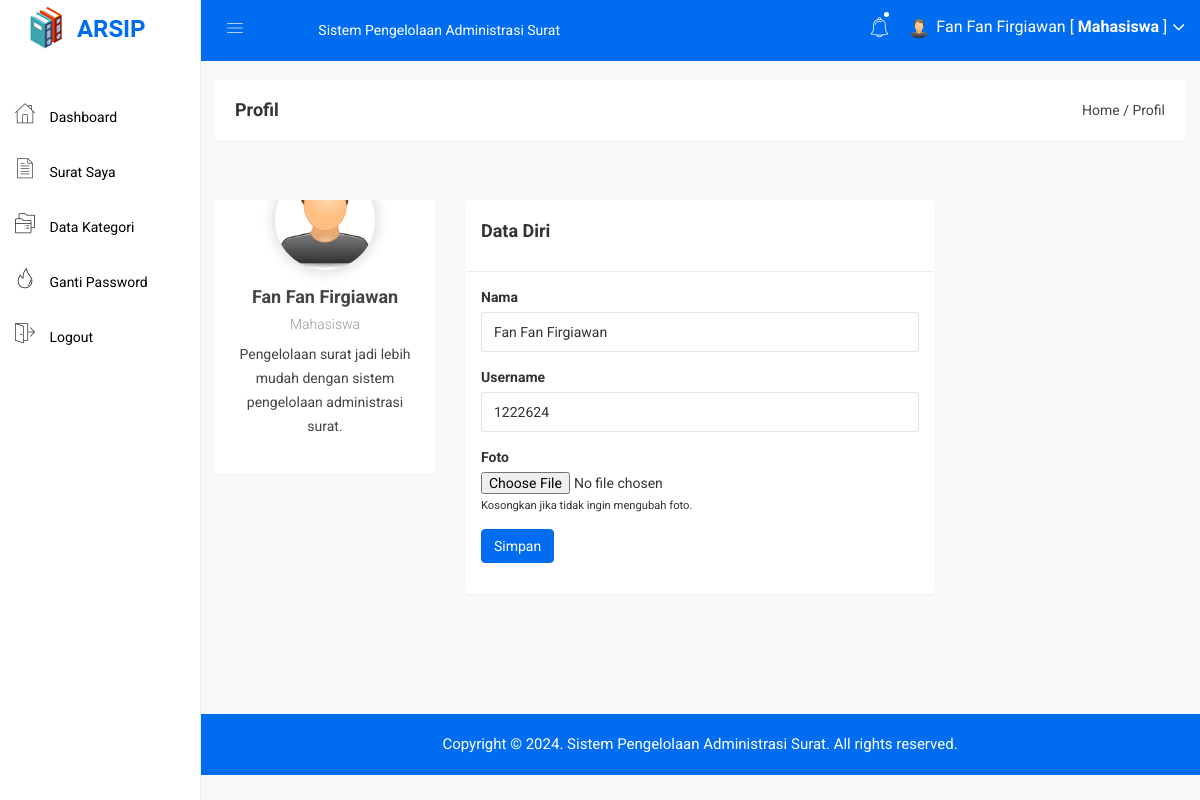
/mahasiswa/profil.php (signed in), run on the app's committed database.
### tables this page shows
CREATE TABLE `mahasiswa` (
  `mahasiswa_id` int NOT NULL,
  `mahasiswa_nama` varchar(255) NOT NULL,
  `mahasiswa_nim` varchar(100) NOT NULL,
  `mahasiswa_password` varchar(255) NOT NULL,
  `mahasiswa_foto` varchar(100) DEFAULT NULL
);

### mahasiswa/profil.php (the view, shortened to what this page needs)
<?php include 'header.php'; ?>
<div class="breadcome-area">
    <div class="container-fluid">
        <div class="row">
            <div class="col-lg-12 col-md-12 col-sm-12 col-xs-12">
                <div class="breadcome-list">
                    <div class="row">
                        <div class="col-lg-6 col-md-6 col-sm-6 col-xs-12">
                            <div class="breadcome-heading">
                                <h4 style="margin-bottom: 0px">Profil</h4>
                            </div>
                        </div>
                        <div class="col-lg-6 col-md-6 col-sm-6 col-xs-12">
                            <ul class="breadcome-menu" style="padding-top: 0px">
                                <li><a href="#">Home</a> <span class="bread-slash">/</span></li>
                                <li><span class="bread-blod">Profil</span></li>
                            </ul>
                        </div>
                    </div>
                </div>
            </div>
        </div>
    </div>
</div>
<div class="product-sales-area mg-tb-30">
    <div class="container-fluid">
        <div class="row">
            <div class="col-lg-3">
                <?php
                $id = $_SESSION['id'];
                $saya = mysqli_query($koneksi,"select * from mahasiswa where mahasiswa_id='$id'");
                $s = mysqli_fetch_assoc($saya);
                ?>
                <div class="single-cards-item">
                    <div class="single-product-image">
                    </div>
                    <div class="single-product-text">
                        <?php
                        if($s['mahasiswa_foto'] == ""){
                            ?>
                            <img class="img-user" src="../gambar/sistem/user.png">
                            <?php
                        }else{
                            ?>
                            <img class="img-user" src="../gambar/petugas/<?php echo $s['mahasiswa_foto']; ?>">
                            <?php
                        }
                        ?>
                        <h4><a class="cards-hd-dn" href="#"><?php echo $s['mahasiswa_nama']; ?></a></h4>
                        <h5>Mahasiswa</h5>
                        <p class="ctn-cards">Pengelolaan surat jadi lebih mudah dengan sistem pengelolaan administrasi surat.</p>
                    </div>
                </div>
            </div>
            <div class="col-lg-6">
                <div class="panel">
                    <div class="panel-heading">
                        <h4>Data Diri</h4>
                    </div>
                    <div class="panel-body">
                        <form action="profil_act.php" method="post" enctype="multipart/form-data">
                            <div class="form-group">
                                <label>Nama</label>
                                <input type="text" class="form-control" placeholder="Masukkan Nama .." name="nama" required="required" value="<?php echo $s['mahasiswa_nama'] ?>">
                            </div>
                            <div class="form-group">
                                <label>Username</label>
                                <input type="text" class="form-control" placeholder="Masukkan Username .." name="username" required="required" value="<?php echo $s['mahasiswa_nim'] ?>">
                            </div>
                            <div class="form-group">
                                <label>Foto</label>
                                <input type="file" name="foto">
                                <small>Kosongkan jika tidak ingin mengubah foto.</small>
                            </div>
                            <div class="form-group">
                                <input type="submit" class="btn btn-primary" value="Simpan">
                            </div>
                        </form>
                    </div>
                </div>
            </div>
        </div>
    </div>
</div>
<?php include 'footer.php'; ?>

### assets/css/main.css (style rules this page uses)
html { color: #222; font-size: 1em; line-height: 1.4; }
audio, canvas, iframe, img, svg, video { vertical-align: middle; }

### assets/css/style.css (style rules this page uses)
.img-user { width: 100px; }
.btn-primary { background: #006df0; color: white !important; border: 1px solid #006df0; }
.panel-heading { padding: 20px 15px; border-bottom: 1px solid #ececec; }

### data on the page
mahasiswa: mahasiswa_nama "Fan Fan Firgiawan", nama "Fan Fan Firgiawan", username "1222624"

### other printed values
$_SESSION['nama'] "Fan Fan Firgiawan"
